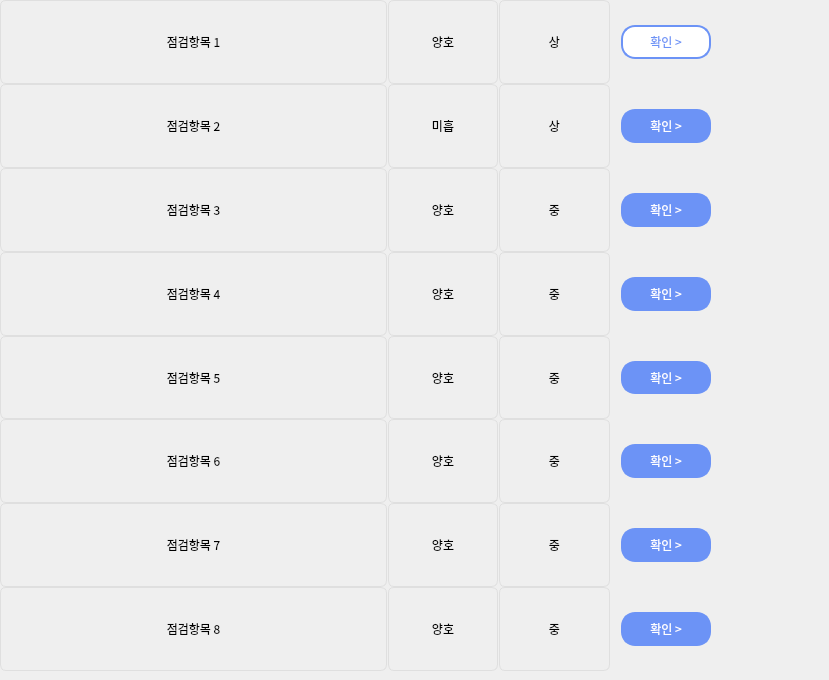
    <widget class="QWidget" name="scrollAreaWidgetContents">
     <property name="geometry">
      <rect>
       <x>0</x>
       <y>0</y>
       <width>829</width>
       <height>680</height>
      </rect>
     </property>
     <property name="minimumSize">
      <size>
       <width>0</width>
       <height>519</height>
      </size>
     </property>
     <property name="maximumSize">
      <size>
       <width>16777215</width>
       <height>15777215</height>
      </size>
     </property>
     <property name="font">
      <font>
       <kerning>true</kerning>
      </font>
     </property>
     <widget class="QWidget" name="gridLayoutWidget">
      <property name="geometry">
       <rect>
        <x>0</x>
        <y>0</y>
        <width>721</width>
        <height>671</height>
       </rect>
      </property>
      <layout class="QGridLayout" name="gridLayout" columnstretch="7,2,2,2" rowminimumheight="0,0,0,0,0,0,0,0,0">
       <property name="sizeConstraint">
        <enum>QLayout::SetDefaultConstraint</enum>
       </property>
       <property name="leftMargin">
        <number>0</number>
       </property>
       <property name="topMargin">
        <number>0</number>
       </property>
       <property name="horizontalSpacing">
        <number>1</number>
       </property>
       <property name="verticalSpacing">
        <number>0</number>
       </property>
       <item row="6" column="1">
        <widget class="QLabel" name="label_44">
         <property name="font">
          <font>
           <family>AppleSDGothicNeoM00</family>
          </font>
         </property>
         <property name="styleSheet">
          <string notr="true">border: 1px solid rgb(223, 223, 223);
border-radius: 6px</string>
         </property>
         <property name="text">
          <string>양호</string>
         </property>
         <property name="alignment">
          <set>Qt::AlignCenter</set>
         </property>
        </widget>
       </item>
       <item row="0" column="3">
        <layout class="QVBoxLayout" name="verticalLayout_2">
         <property name="spacing">
          <number>7</number>
         </property>
         <item>
          <widget class="QPushButton" name="pushButton_6">
           <property name="sizePolicy">
            <sizepolicy hsizetype="Minimum" vsizetype="Minimum">
             <horstretch>0</horstretch>
             <verstretch>0</verstretch>
            </sizepolicy>
           </property>
           <property name="sizeIncrement">
            <size>
             <width>0</width>
             <height>0</height>
            </size>
           </property>
           <property name="font">
            <font>
             <family>AppleSDGothicNeoM00</family>
             <pointsize>9</pointsize>
            </font>
           </property>
           <property name="cursor">
            <cursorShape>PointingHandCursor</cursorShape>
           </property>
           <property name="layoutDirection">
            <enum>Qt::LeftToRight</enum>
           </property>
           <property name="styleSheet">
            <string notr="true">background-color : rgb(255, 255, 255);
color : rgb(108, 147, 246);
border: 2px solid rgb(108, 147, 246);
margin-left:10px;
margin-right:10px;
margin-top:25px;
margin-bottom:25px;
border-radius:14px
</string>
           </property>
           <property name="text">
            <string>확인 &gt;</string>
           </property>
           <property name="iconSize">
            <size>
             <width>9</width>
             <height>20</height>
            </size>
           </property>
          </widget>
         </item>
        </layout>
       </item>
       <item row="2" column="3">
        <widget class="QPushButton" name="pushButton_7">
         <property name="sizePolicy">
          <sizepolicy hsizetype="Minimum" vsizetype="Minimum">
           <horstretch>0</horstretch>
           <verstretch>0</verstretch>
          </sizepolicy>
         </property>
         <property name="sizeIncrement">
          <size>
           <width>0</width>
           <height>0</height>
          </size>
         </property>
         <property name="font">
          <font>
           <family>AppleSDGothicNeoM00</family>
           <pointsize>9</pointsize>
          </font>
         </property>
         <property name="cursor">
          <cursorShape>PointingHandCursor</cursorShape>
         </property>
         <property name="layoutDirection">
          <enum>Qt::LeftToRight</enum>
         </property>
         <property name="styleSheet">
          <string notr="true">background-color : rgb(108, 147, 246);
color : rgb(255, 255, 255);
border: 2px solid rgb(108, 147, 246);
margin-left:10px;
margin-right:10px;
margin-top:25px;
margin-bottom:25px;
border-radius:14px
</string>
         </property>
         <property name="text">
          <string>확인 &gt;</string>
         </property>
         <property name="iconSize">
          <size>
           <width>9</width>
           <height>20</height>
          </size>
         </property>
        </widget>
       </item>
       <item row="3" column="3">
        <widget class="QPushButton" name="pushButton_8">
         <property name="sizePolicy">
          <sizepolicy hsizetype="Minimum" vsizetype="Minimum">
           <horstretch>0</horstretch>
           <verstretch>0</verstretch>
          </sizepolicy>
         </property>
         <property name="sizeIncrement">
          <size>
           <width>0</width>
           <height>0</height>
          </size>
         </property>
         <property name="font">
          <font>
           <family>AppleSDGothicNeoM00</family>
           <pointsize>9</pointsize>
          </font>
         </property>
         <property name="cursor">
          <cursorShape>PointingHandCursor</cursorShape>
         </property>
         <property name="layoutDirection">
          <enum>Qt::LeftToRight</enum>
         </property>
         <property name="styleSheet">
          <string notr="true">background-color : rgb(108, 147, 246);
color : rgb(255, 255, 255);
border: 2px solid rgb(108, 147, 246);
margin-left:10px;
margin-right:10px;
margin-top:25px;
margin-bottom:25px;
border-radius:14px
</string>
         </property>
         <property name="text">
          <string>확인 &gt;</string>
         </property>
         <property name="iconSize">
          <size>
           <width>9</width>
           <height>20</height>
          </size>
         </property>
        </widget>
       </item>
       <item row="4" column="1">
        <widget class="QLabel" name="label_29">
         <property name="font">
          <font>
           <family>AppleSDGothicNeoM00</family>
          </font>
         </property>
         <property name="styleSheet">
          <string notr="true">border: 1px solid rgb(223, 223, 223);
border-radius: 6px</string>
         </property>
         <property name="text">
          <string>양호</string>
         </property>
         <property name="alignment">
          <set>Qt::AlignCenter</set>
         </property>
        </widget>
       </item>
       <item row="4" column="3">
        <widget class="QPushButton" name="pushButton_9">
         <property name="sizePolicy">
          <sizepolicy hsizetype="Minimum" vsizetype="Minimum">
           <horstretch>0</horstretch>
           <verstretch>0</verstretch>
          </sizepolicy>
         </property>
         <property name="sizeIncrement">
          <size>
           <width>0</width>
           <height>0</height>
          </size>
         </property>
         <property name="font">
          <font>
           <family>AppleSDGothicNeoM00</family>
           <pointsize>9</pointsize>
          </font>
         </property>
         <property name="cursor">
          <cursorShape>PointingHandCursor</cursorShape>
         </property>
         <property name="layoutDirection">
          <enum>Qt::LeftToRight</enum>
         </property>
         <property name="styleSheet">
          <string notr="true">background-color : rgb(108, 147, 246);
color : rgb(255, 255, 255);
border: 2px solid rgb(108, 147, 246);
margin-left:10px;
margin-right:10px;
margin-top:25px;
margin-bottom:25px;
border-radius:14px
</string>
         </property>
         <property name="text">
          <string>확인 &gt;</string>
         </property>
         <property name="iconSize">
          <size>
           <width>9</width>
           <height>20</height>
          </size>
         </property>
        </widget>
       </item>
       <item row="5" column="3">
        <widget class="QPushButton" name="pushButton_17">
         <property name="sizePolicy">
          <sizepolicy hsizetype="Minimum" vsizetype="Minimum">
           <horstretch>0</horstretch>
           <verstretch>0</verstretch>
          </sizepolicy>
         </property>
         <property name="sizeIncrement">
          <size>
           <width>0</width>
           <height>0</height>
          </size>
         </property>
         <property name="font">
          <font>
           <family>AppleSDGothicNeoM00</family>
           <pointsize>9</pointsize>
          </font>
         </property>
         <property name="cursor">
          <cursorShape>PointingHandCursor</cursorShape>
         </property>
         <property name="layoutDirection">
          <enum>Qt::LeftToRight</enum>
         </property>
         <property name="styleSheet">
          <string notr="true">background-color : rgb(108, 147, 246);
color : rgb(255, 255, 255);
border: 2px solid rgb(108, 147, 246);
margin-left:10px;
margin-right:10px;
margin-top:25px;
margin-bottom:25px;
border-radius:14px
</string>
         </property>
         <property name="text">
          <string>확인 &gt;</string>
         </property>
         <property name="iconSize">
          <size>
           <width>9</width>
           <height>20</height>
          </size>
         </property>
        </widget>
       </item>
       <item row="6" column="3">
        <widget class="QPushButton" name="pushButton_18">
         <property name="sizePolicy">
          <sizepolicy hsizetype="Minimum" vsizetype="Minimum">
           <horstretch>0</horstretch>
           <verstretch>0</verstretch>
          </sizepolicy>
         </property>
         <property name="sizeIncrement">
          <size>
           <width>0</width>
           <height>0</height>
          </size>
         </property>
         <property name="font">
          <font>
           <family>AppleSDGothicNeoM00</family>
           <pointsize>9</pointsize>
          </font>
         </property>
         <property name="cursor">
          <cursorShape>PointingHandCursor</cursorShape>
         </property>
         <property name="layoutDirection">
          <enum>Qt::LeftToRight</enum>
         </property>
         <property name="styleSheet">
          <string notr="true">background-color : rgb(108, 147, 246);
color : rgb(255, 255, 255);
border: 2px solid rgb(108, 147, 246);
margin-left:10px;
margin-right:10px;
margin-top:25px;
margin-bottom:25px;
border-radius:14px
</string>
         </property>
         <property name="text">
          <string>확인 &gt;</string>
         </property>
         <property name="iconSize">
          <size>
           <width>9</width>
           <height>20</height>
          </size>
         </property>
        </widget>
       </item>
       <item row="7" column="2">
        <widget class="QLabel" name="label_48">
         <property name="font">
          <font>
           <family>AppleSDGothicNeoM00</family>
          </font>
         </property>
         <property name="styleSheet">
          <string notr="true">border: 1px solid rgb(223, 223, 223);
border-radius: 6px</string>
         </property>
         <property name="text">
          <string>중</string>
         </property>
         <property name="alignment">
          <set>Qt::AlignCenter</set>
         </property>
        </widget>
       </item>
       <item row="7" column="1">
        <widget class="QLabel" name="label_47">
         <property name="font">
          <font>
           <family>AppleSDGothicNeoM00</family>
          </font>
         </property>
         <property name="styleSheet">
          <string notr="true">border: 1px solid rgb(223, 223, 223);
border-radius: 6px</string>
         </property>
         <property name="text">
          <string>양호</string>
         </property>
         <property name="alignment">
          <set>Qt::AlignCenter</set>
         </property>
        </widget>
       </item>
       <item row="7" column="0">
        <widget class="QLabel" name="label_46">
         <property name="font">
          <font>
           <family>AppleSDGothicNeoM00</family>
          </font>
         </property>
         <property name="styleSheet">
          <string notr="true">border: 1px solid rgb(223, 223, 223);
border-radius: 6px</string>
         </property>
         <property name="text">
          <string>점검항목 7</string>
         </property>
         <property name="alignment">
          <set>Qt::AlignCenter</set>
         </property>
        </widget>
       </item>
       <item row="6" column="2">
        <widget class="QLabel" name="label_45">
         <property name="font">
          <font>
           <family>AppleSDGothicNeoM00</family>
          </font>
         </property>
         <property name="styleSheet">
          <string notr="true">border: 1px solid rgb(223, 223, 223);
border-radius: 6px</string>
         </property>
         <property name="text">
          <string>중</string>
         </property>
         <property name="alignment">
          <set>Qt::AlignCenter</set>
         </property>
        </widget>
       </item>
       <item row="2" column="2">
        <widget class="QLabel" name="label_20">
         <property name="font">
          <font>
           <family>AppleSDGothicNeoM00</family>
          </font>
         </property>
         <property name="styleSheet">
          <string notr="true">border: 1px solid rgb(223, 223, 223);
border-radius: 6px</string>
         </property>
         <property name="text">
          <string>상</string>
         </property>
         <property name="alignment">
          <set>Qt::AlignCenter</set>
         </property>
        </widget>
       </item>
       <item row="0" column="2">
        <widget class="QLabel" name="label_23">
         <property name="font">
          <font>
           <family>AppleSDGothicNeoM00</family>
          </font>
         </property>
         <property name="styleSheet">
          <string notr="true">border: 1px solid rgb(223, 223, 223);
border-radius: 6px</string>
         </property>
         <property name="text">
          <string>상</string>
         </property>
         <property name="alignment">
          <set>Qt::AlignCenter</set>
         </property>
        </widget>
       </item>
       <item row="4" column="2">
        <widget class="QLabel" name="label_32">
         <property name="font">
          <font>
           <family>AppleSDGothicNeoM00</family>
          </font>
         </property>
         <property name="styleSheet">
          <string notr="true">border: 1px solid rgb(223, 223, 223);
border-radius: 6px</string>
         </property>
         <property name="text">
          <string>중</string>
         </property>
         <property name="alignment">
          <set>Qt::AlignCenter</set>
         </property>
        </widget>
       </item>
       <item row="2" column="1">
        <widget class="QLabel" name="label_15">
         <property name="font">
          <font>
           <family>AppleSDGothicNeoM00</family>
          </font>
         </property>
         <property name="styleSheet">
          <string notr="true">border: 1px solid rgb(223, 223, 223);
border-radius: 6px</string>
         </property>
         <property name="text">
          <string>미흡</string>
         </property>
         <property name="alignment">
          <set>Qt::AlignCenter</set>
         </property>
        </widget>
       </item>
       <item row="3" column="1">
        <widget class="QLabel" name="label_12">
         <property name="font">
          <font>
           <family>AppleSDGothicNeoM00</family>
          </font>
         </property>
         <property name="styleSheet">
          <string notr="true">border: 1px solid rgb(223, 223, 223);
border-radius: 6px</string>
         </property>
         <property name="text">
          <string>양호</string>
         </property>
         <property name="alignment">
          <set>Qt::AlignCenter</set>
         </property>
        </widget>
       </item>
       <item row="0" column="0">
        <widget class="QLabel" name="label_3">
         <property name="font">
          <font>
           <family>AppleSDGothicNeoM00</family>
          </font>
         </property>
         <property name="styleSheet">
          <string notr="true">border: 1px solid rgb(223, 223, 223);
border-radius: 6px</string>
         </property>
         <property name="text">
          <string>점검항목 1</string>
         </property>
         <property name="alignment">
          <set>Qt::AlignCenter</set>
         </property>
        </widget>
       </item>
       <item row="3" column="2">
        <widget class="QLabel" name="label_25">
         <property name="font">
          <font>
           <family>AppleSDGothicNeoM00</family>
          </font>
         </property>
         <property name="styleSheet">
          <string notr="true">border: 1px solid rgb(223, 223, 223);
border-radius: 6px</string>
         </property>
         <property name="text">
          <string>중</string>
         </property>
         <property name="alignment">
          <set>Qt::AlignCenter</set>
         </property>
        </widget>
       </item>
       <item row="0" column="1">
        <widget class="QLabel" name="label_22">
         <property name="font">
          <font>
           <family>AppleSDGothicNeoM00</family>
          </font>
         </property>
         <property name="styleSheet">
          <string notr="true">border: 1px solid rgb(223, 223, 223);
border-radius: 6px</string>
         </property>
         <property name="text">
          <string>양호</string>
         </property>
         <property name="alignment">
          <set>Qt::AlignCenter</set>
         </property>
        </widget>
       </item>
       <item row="3" column="0">
        <widget class="QLabel" name="label_11">
         <property name="font">
          <font>
           <family>AppleSDGothicNeoM00</family>
          </font>
         </property>
         <property name="styleSheet">
          <string notr="true">border: 1px solid rgb(223, 223, 223);
border-radius: 6px</string>
         </property>
         <property name="text">
          <string>점검항목 3</string>
         </property>
         <property name="alignment">
          <set>Qt::AlignCenter</set>
         </property>
        </widget>
       </item>
       <item row="4" column="0">
        <widget class="QLabel" name="label_19">
         <property name="font">
          <font>
           <family>AppleSDGothicNeoM00</family>
          </font>
         </property>
         <property name="styleSheet">
          <string notr="true">border: 1px solid rgb(223, 223, 223);
border-radius: 6px</string>
         </property>
         <property name="text">
          <string>점검항목 4</string>
         </property>
         <property name="alignment">
          <set>Qt::AlignCenter</set>
         </property>
        </widget>
       </item>
       <item row="2" column="0">
        <widget class="QLabel" name="label_16">
         <property name="font">
          <font>
           <family>AppleSDGothicNeoM00</family>
          </font>
         </property>
         <property name="styleSheet">
          <string notr="true">border: 1px solid rgb(223, 223, 223);
border-radius: 6px</string>
         </property>
         <property name="text">
          <string>점검항목 2</string>
         </property>
         <property name="alignment">
          <set>Qt::AlignCenter</set>
         </property>
        </widget>
       </item>
       <item row="5" column="2">
        <widget class="QLabel" name="label_42">
         <property name="font">
          <font>
           <family>AppleSDGothicNeoM00</family>
          </font>
         </property>
         <property name="styleSheet">
          <string notr="true">border: 1px solid rgb(223, 223, 223);
border-radius: 6px</string>
         </property>
         <property name="text">
          <string>중</string>
         </property>
         <property name="alignment">
          <set>Qt::AlignCenter</set>
         </property>
        </widget>
       </item>
       <item row="5" column="0">
        <widget class="QLabel" name="label_35">
         <property name="font">
          <font>
           <family>AppleSDGothicNeoM00</family>
          </font>
         </property>
         <property name="styleSheet">
          <string notr="true">border: 1px solid rgb(223, 223, 223);
border-radius: 6px</string>
         </property>
         <property name="text">
          <string>점검항목 5</string>
         </property>
         <property name="alignment">
          <set>Qt::AlignCenter</set>
         </property>
        </widget>
       </item>
       <item row="5" column="1">
        <widget class="QLabel" name="label_41">
         <property name="font">
          <font>
           <family>AppleSDGothicNeoM00</family>
          </font>
         </property>
         <property name="styleSheet">
          <string notr="true">border: 1px solid rgb(223, 223, 223);
border-radius: 6px</string>
         </property>
         <property name="text">
          <string>양호</string>
         </property>
         <property name="alignment">
          <set>Qt::AlignCenter</set>
         </property>
        </widget>
       </item>
       <item row="7" column="3">
        <widget class="QPushButton" name="pushButton_19">
         <property name="sizePolicy">
          <sizepolicy hsizetype="Minimum" vsizetype="Minimum">
           <horstretch>0</horstretch>
           <verstretch>0</verstretch>
          </sizepolicy>
         </property>
         <property name="sizeIncrement">
          <size>
           <width>0</width>
           <height>0</height>
          </size>
         </property>
         <property name="font">
          <font>
           <family>AppleSDGothicNeoM00</family>
           <pointsize>9</pointsize>
          </font>
         </property>
         <property name="cursor">
          <cursorShape>PointingHandCursor</cursorShape>
         </property>
         <property name="layoutDirection">
          <enum>Qt::LeftToRight</enum>
         </property>
         <property name="styleSheet">
          <string notr="true">background-color : rgb(108, 147, 246);
color : rgb(255, 255, 255);
border: 2px solid rgb(108, 147, 246);
margin-left:10px;
margin-right:10px;
margin-top:25px;
margin-bottom:25px;
border-radius:14px
</string>
         </property>
         <property name="text">
          <string>확인 &gt;</string>
         </property>
         <property name="iconSize">
          <size>
           <width>9</width>
           <height>20</height>
          </size>
         </property>
        </widget>
       </item>
       <item row="6" column="0">
        <widget class="QLabel" name="label_43">
         <property name="font">
          <font>
           <family>AppleSDGothicNeoM00</family>
          </font>
         </property>
         <property name="styleSheet">
          <string notr="true">border: 1px solid rgb(223, 223, 223);
border-radius: 6px</string>
         </property>
         <property name="text">
          <string>점검항목 6</string>
         </property>
         <property name="alignment">
          <set>Qt::AlignCenter</set>
         </property>
        </widget>
       </item>
       <item row="8" column="0">
        <widget class="QLabel" name="label_49">
         <property name="font">
          <font>
           <family>AppleSDGothicNeoM00</family>
          </font>
         </property>
         <property name="styleSheet">
          <string notr="true">border: 1px solid rgb(223, 223, 223);
border-radius: 6px</string>
         </property>
         <property name="text">
          <string>점검항목 8</string>
         </property>
         <property name="alignment">
          <set>Qt::AlignCenter</set>
         </property>
        </widget>
       </item>
       <item row="8" column="1">
        <widget class="QLabel" name="label_50">
         <property name="font">
          <font>
           <family>AppleSDGothicNeoM00</family>
          </font>
         </property>
         <property name="styleSheet">
          <string notr="true">border: 1px solid rgb(223, 223, 223);
border-radius: 6px</string>
         </property>
         <property name="text">
          <string>양호</string>
         </property>
         <property name="alignment">
          <set>Qt::AlignCenter</set>
         </property>
        </widget>
       </item>
       <item row="8" column="2">
        <widget class="QLabel" name="label_51">
         <property name="font">
          <font>
           <family>AppleSDGothicNeoM00</family>
          </font>
         </property>
         <property name="styleSheet">
          <string notr="true">border: 1px solid rgb(223, 223, 223);
border-radius: 6px</string>
         </property>
         <property name="text">
          <string>중</string>
         </property>
         <property name="alignment">
          <set>Qt::AlignCenter</set>
         </property>
        </widget>
       </item>
       <item row="8" column="3">
        <widget class="QPushButton" name="pushButton_20">
         <property name="sizePolicy">
          <sizepolicy hsizetype="Minimum" vsizetype="Minimum">
           <horstretch>0</horstretch>
           <verstretch>0</verstretch>
          </sizepolicy>
         </property>
         <property name="sizeIncrement">
          <size>
           <width>0</width>
           <height>0</height>
          </size>
         </property>
         <property name="font">
          <font>
           <family>AppleSDGothicNeoM00</family>
           <pointsize>9</pointsize>
          </font>
         </property>
         <property name="cursor">
          <cursorShape>PointingHandCursor</cursorShape>
         </property>
         <property name="layoutDirection">
          <enum>Qt::LeftToRight</enum>
         </property>
         <property name="styleSheet">
          <string notr="true">background-color : rgb(108, 147, 246);
color : rgb(255, 255, 255);
border: 2px solid rgb(108, 147, 246);
margin-left:10px;
margin-right:10px;
margin-top:25px;
margin-bottom:25px;
border-radius:14px
</string>
         </property>
         <property name="text">
          <string>확인 &gt;</string>
         </property>
         <property name="iconSize">
          <size>
           <width>9</width>
           <height>20</height>
          </size>
         </property>
        </widget>
       </item>
      </layout>
     </widget>
    </widget>
